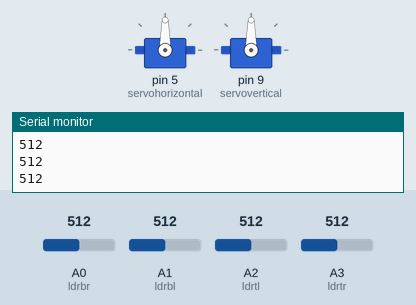
Simulated run of this sketch. Board: Arduino Uno, built with avr-gcc and run on an emulated ATmega328P. Shown: 2 × servo, the last lines printed to the serial monitor. The inputs (shaded band) are chosen by the test bench; at power-on: A0 (ldrbr) = 512, A1 (ldrbl) = 512, A2 (ldrtl) = 512, A3 (ldrtr) = 512.

Above: at 1.7 s.
1.8 s: A0 (ldrbr) set to 522
At 2.63 s:
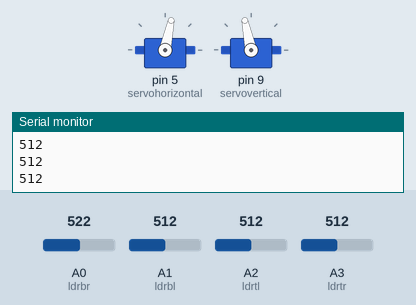
4.8 s: A1 (ldrbl) set to 522
At 4.83 s:
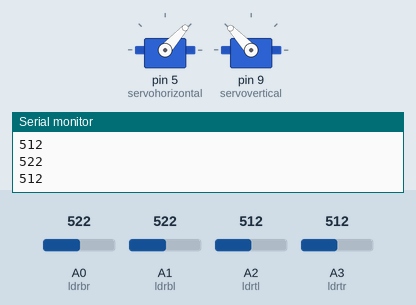
7.8 s: A2 (ldrtl) set to 528
At 7.85 s:
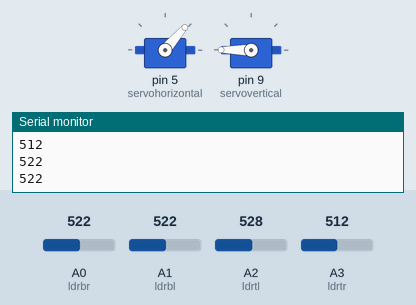
10.8 s: A3 (ldrtr) set to 716
At 10.98 s:
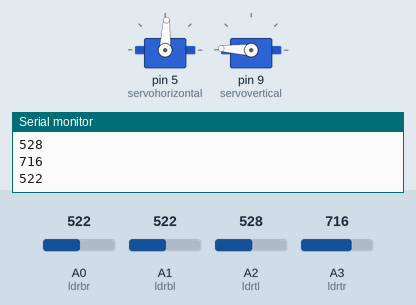
13.8 s: A2 (ldrtl) set to 306
16.8 s: A3 (ldrtr) set to 992
At 16.97 s:
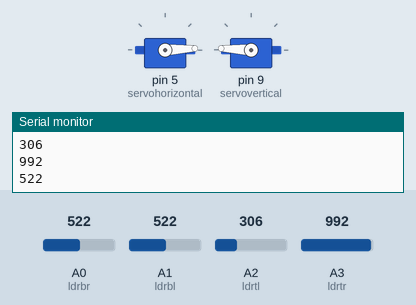
Timing chart, 0 to 22.6 s (numbered marks = the images above; inputs shaded):
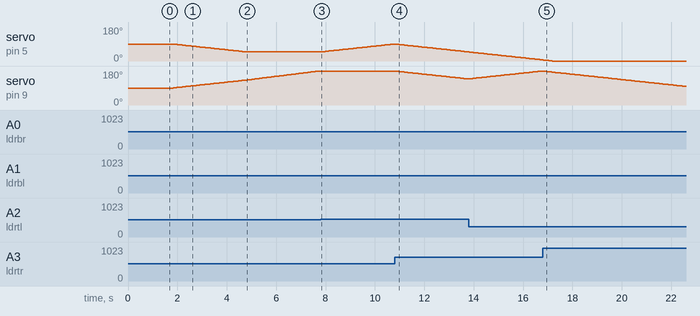

The sketch:

Solar_Tracker.ino
```cpp
//Tinkering project
//Group-4
//solar Tracker-dual axis
//using servo library in order to use servos
#include <Servo.h>
//defining horizontal servo limits
Servo servohorizontal;
int servoh = 90;
int servohLH= 160;
int servohLL = 20;
//defining horizontal servo limits
Servo servovertical;
int servov = 90;
int servovLH = 160;
int servovLL = 20;
//defining the LDR sensors connection points
int ldrtl = A2;
int ldrtr = A3;
int ldrbl = A1;
int ldrbr = A0;

 void setup ()
 {
  //connecting servo monitor
  servohorizontal.attach(5);
  servohorizontal.write(90);
  servovertical.attach(9);
  servovertical.write(90);
  //initiating serial monitor
  Serial.begin(9600);
  delay(500);

 }

void loop()
{

  servoh = servohorizontal.read();
  servov = servovertical.read();
  //getting the input from LDR sensors
  int tl = analogRead(ldrtl);
  int tr = analogRead(ldrtr);
  int bl = analogRead(ldrbl);
  int br = analogRead(ldrbr);
  Serial.println(tl);
  Serial.println(tr);
  Serial.println(bl);
  Serial.println(br);
 //findind the averages of top 2 quadrants, bottom 2 quadrants, left 2 quadrants, right 2 quadrants
  int atop = (tl + tr) / 2;
  int abot = (bl + br) / 2;
  int aleft = (tl + bl) / 2;
  int aright = (tr + br) / 2;
  //adjusting the servo according to the averages
  if (atop < abot)
  {
    servovertical.write(servov+1);
    if (servov > servovLH)
     {
      servov = servovLH;
     }
    delay(10);
  }
  else if (abot < atop)
  {
    servovertical.write(servov-1);
    if (servov < servovLL)
  {
    servov = servovLL;
  }
    delay(10);
  }
  else
  {
    servovertical.write(servov);
  }

  if (aleft > aright)
  {
    servohorizontal.write(servoh +1);
    if (servoh > servohLH)
    {
    servoh = servohLH;
    }
    delay(10);
  }
  else if (aright > aleft)
  {
    servohorizontal.write(servoh -1);
    if (servoh < servohLL)
     {
     servoh = servohLL;
     }
    delay(10);
  }
  else
  {
    servohorizontal.write(servoh);
  }
  delay(50);

}
```

Measured:
- the behaviour switches between 513 and 514 on A0 (ldrbr) (found by bisection; images 0 and 1)
- the behaviour switches between 521 and 522 on A1 (ldrbl) (found by bisection; images 1 and 2)
- the behaviour switches between 513 and 514 on A2 (ldrtl) (found by bisection; images 2 and 3)
- after the input at 1.8 s, servo on pin 5 (servohorizontal): moves from 90° to 48° over 2.9 s, starting after 0.05 s; servo on pin 9 (servovertical): moves from 90° to 132° over 2.9 s, starting at once
- after the input at 4.8 s, servo on pin 5 (servohorizontal): stays 48° (without the input it goes to 47° after 0.04 s)
- after the input at 7.8 s, servo on pin 5 (servohorizontal): moves from 48° to 90° over 2.9 s, starting at once
- after the input at 10.8 s, servo on pin 9 (servovertical): moves from 180° to 138° over 2.9 s, starting at once
- after the input at 16.8 s, servo on pin 9 (servovertical): moves from 180° to 98° over 5.8 s, starting at once
